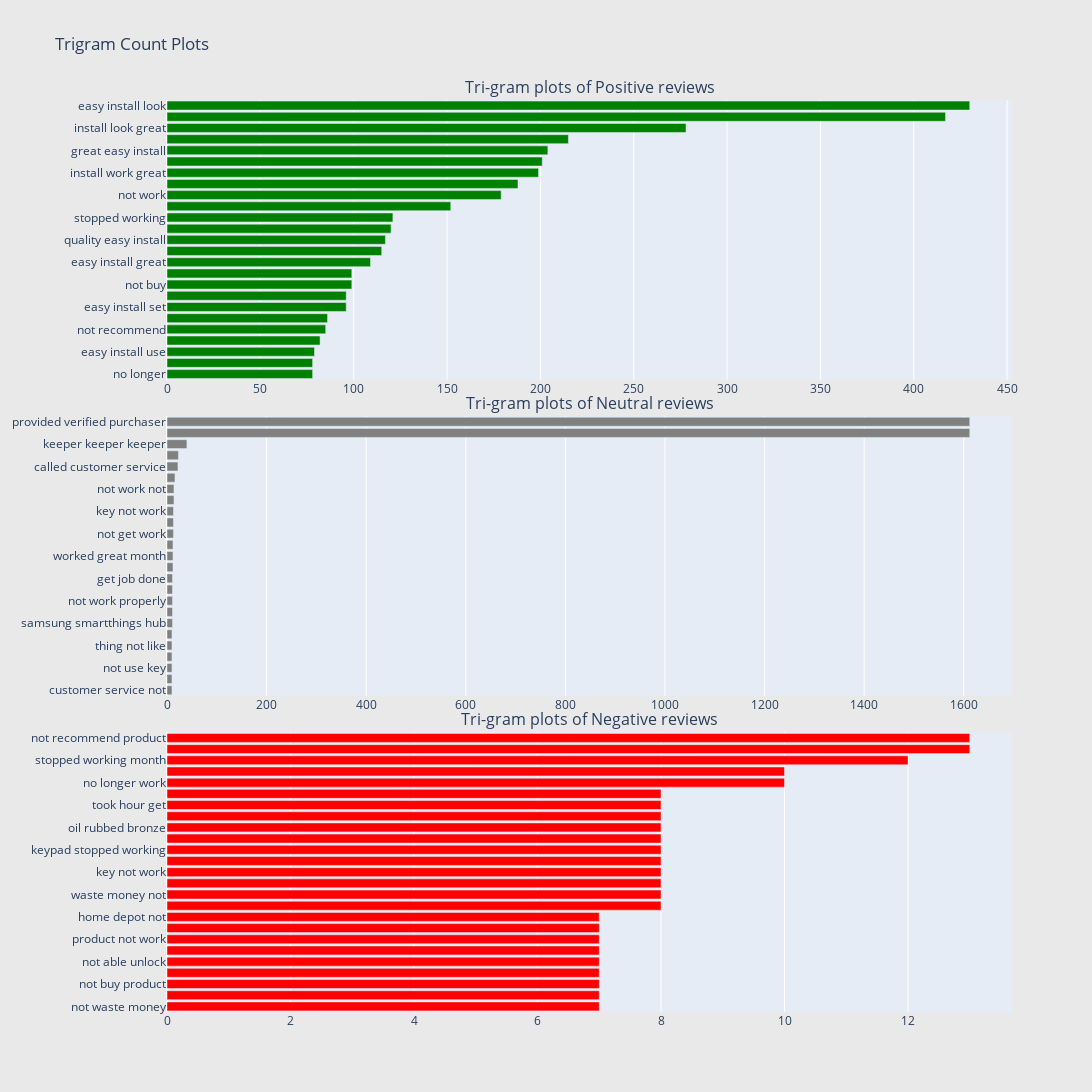

The code cell stored with this chart in its notebook:
### Markdown cell above
### Tri-gram analysis

### Code cell
#Visualize most frequent trigrams by polarity
configure_plotly_browser_state()

## Get the bar chart from positive reviews ##
for sent in review_pos["CleanText"]:
    for word in generate_ngrams(sent,3):
        freq_dict[word] += 1
fd_sorted = pd.DataFrame(sorted(freq_dict.items(), key=lambda x: x[1])[::-1])
fd_sorted.columns = ["word", "wordcount"]
trace0 = horizontal_bar_chart(fd_sorted.head(25), 'green')

## Get the bar chart from neutral reviews ##
freq_dict = defaultdict(int)
for sent in review_neu["CleanText"]:
    for word in generate_ngrams(sent,3):
        freq_dict[word] += 1
fd_sorted = pd.DataFrame(sorted(freq_dict.items(), key=lambda x: x[1])[::-1])
fd_sorted.columns = ["word", "wordcount"]
trace1 = horizontal_bar_chart(fd_sorted.head(25), 'grey')

## Get the bar chart from negative reviews ##
freq_dict = defaultdict(int)
for sent in review_neg["CleanText"]:
    for word in generate_ngrams(sent,3):
        freq_dict[word] += 1
fd_sorted = pd.DataFrame(sorted(freq_dict.items(), key=lambda x: x[1])[::-1])
fd_sorted.columns = ["word", "wordcount"]
trace2 = horizontal_bar_chart(fd_sorted.head(25), 'red')




# Creating two subplots
fig = tools.make_subplots(rows=3, cols=1, vertical_spacing=0.04, horizontal_spacing=0.05,
                          subplot_titles=["Tri-gram plots of Positive reviews", 
                                          "Tri-gram plots of Neutral reviews",
                                          "Tri-gram plots of Negative reviews"])
fig.append_trace(trace0, 1, 1)
fig.append_trace(trace1, 2, 1)
fig.append_trace(trace2, 3, 1)
fig['layout'].update(height=1200, width=1200, paper_bgcolor='rgb(233,233,233)', title="Trigram Count Plots")
iplot(fig, filename='word-plots')

### Figure 1 — Plotly figure (JSON) as saved in the notebook; plotly's stock layout.template omitted (floating-point values rounded to 4 significant figures)
{"data": [{"showlegend": false, "orientation": "h", "yaxis": "y", "y": ["no longer", "great product easy", "easy install use", "look work great", "not recommend", "work like charm", "easy install set", "work great easy", "not buy", "look great work", "easy install great", "customer service", "quality easy install", "look great easy", "stopped working", "easy install program", "not work", "product easy install", "install work great", "easy install easy", "great easy install", "super easy install", "install look great", "easy install work", "easy install look"], "xaxis": "x", "marker": {"color": "green"}, "x": [78, 78, 79, 82, 85, 86, 96, 96, 99, 99, 109, 115, 117, 120, 121, 152, 179, 188, 199, 201, 204, 215, 278, 417, 430], "type": "bar"}, {"showlegend": false, "orientation": "h", "yaxis": "y2", "y": ["customer service not", "not able get", "not use key", "heavy duty chain", "thing not like", "easy install however", "samsung smartthings hub", "hour trying get", "not work properly", "not long enough", "get job done", "still not work", "worked great month", "oil rubbed bronze", "not get work", "not waste money", "key not work", "no longer work", "not work not", "app not work", "called customer service", "not connect wifi", "keeper keeper keeper", "rating provided verified", "provided verified purchaser"], "xaxis": "x2", "marker": {"color": "grey"}, "x": [10, 10, 10, 10, 10, 10, 11, 11, 11, 11, 11, 12, 12, 12, 13, 13, 13, 14, 14, 16, 22, 23, 40, 1612, 1612], "type": "bar"}, {"showlegend": false, "orientation": "h", "yaxis": "y3", "y": ["not waste money", "sent new one", "not buy product", "complete waste money", "not able unlock", "not work either", "product not work", "not engage deadbolt", "home depot not", "not connect wifi", "waste money not", "not stay connected", "key not work", "stopped working not", "keypad stopped working", "locking mechanism not", "oil rubbed bronze", "brand new battery", "took hour get", "dead bolt not", "no longer work", "still not work", "stopped working month", "called customer service", "not recommend product"], "xaxis": "x3", "marker": {"color": "red"}, "x": [7, 7, 7, 7, 7, 7, 7, 7, 7, 8, 8, 8, 8, 8, 8, 8, 8, 8, 8, 8, 10, 10, 12, 13, 13], "type": "bar"}], "layout": {"xaxis": {"domain": [0, 1], "anchor": "y"}, "title": {"text": "Trigram Count Plots"}, "paper_bgcolor": "rgb(233,233,233)", "yaxis": {"domain": [0.6933, 1], "anchor": "x"}, "xaxis3": {"domain": [0, 1], "anchor": "y3"}, "xaxis2": {"domain": [0, 1], "anchor": "y2"}, "height": 1200, "width": 1200, "yaxis2": {"domain": [0.3467, 0.6533], "anchor": "x2"}, "yaxis3": {"domain": [0, 0.3067], "anchor": "x3"}, "annotations": [{"yanchor": "bottom", "xref": "paper", "xanchor": "center", "yref": "paper", "text": "Tri-gram plots of Positive reviews", "y": 1, "x": 0.5, "font": {"size": 16}, "showarrow": false}, {"yanchor": "bottom", "xref": "paper", "xanchor": "center", "yref": "paper", "text": "Tri-gram plots of Neutral reviews", "y": 0.6533, "x": 0.5, "font": {"size": 16}, "showarrow": false}, {"yanchor": "bottom", "xref": "paper", "xanchor": "center", "yref": "paper", "text": "Tri-gram plots of Negative reviews", "y": 0.3067, "x": 0.5, "font": {"size": 16}, "showarrow": false}]}}
